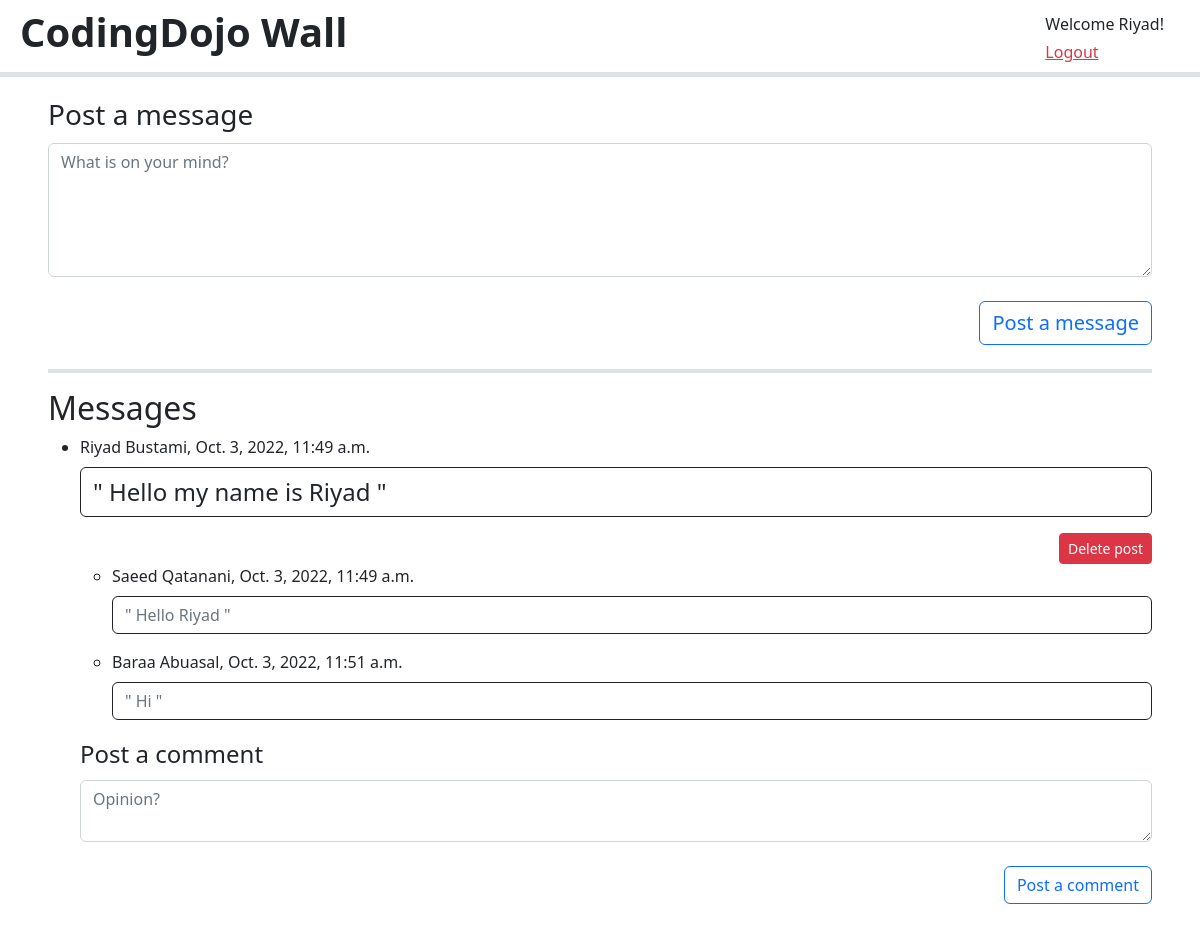
The app's page /wall/ (signed in), older data.
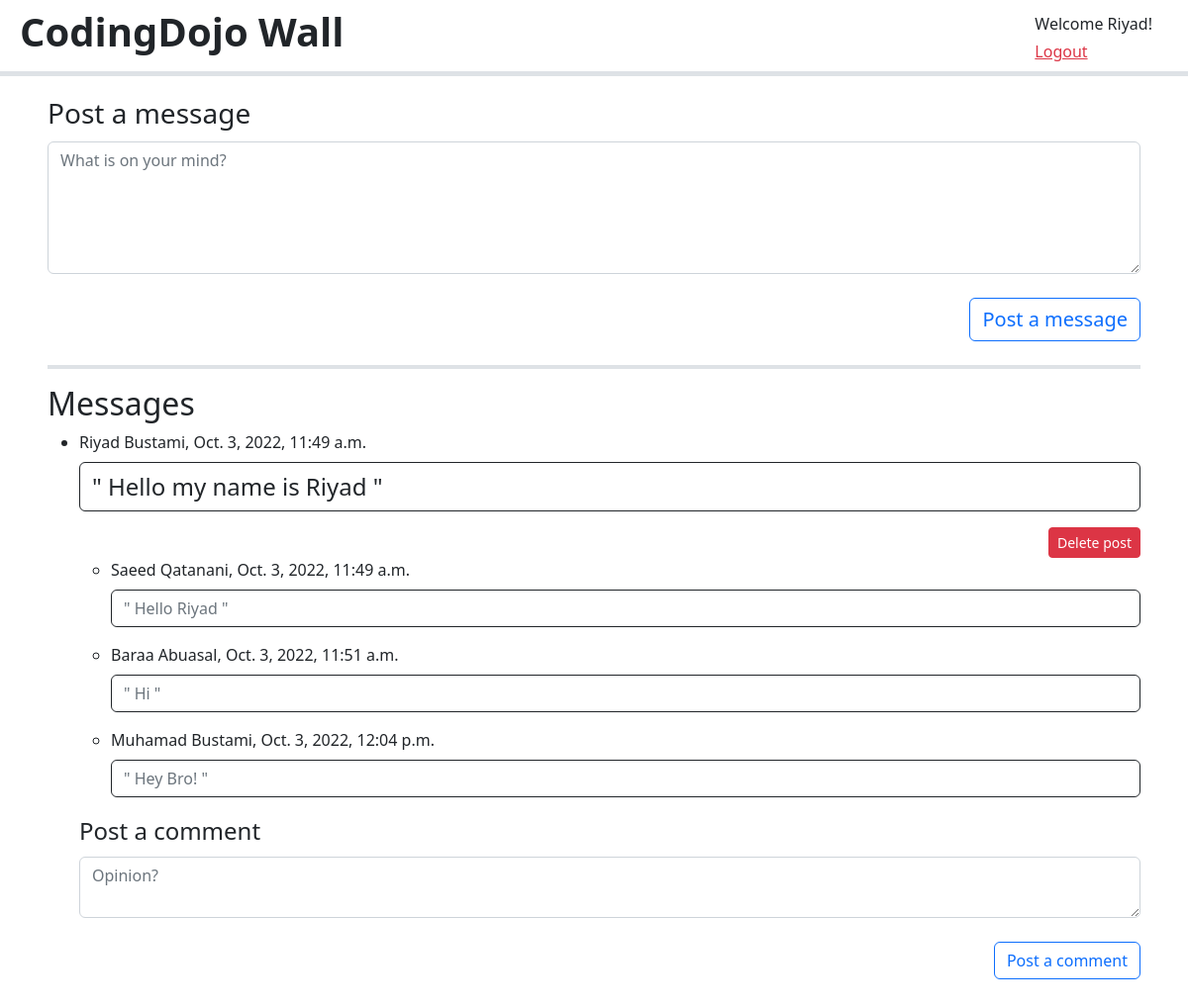
The same page, newer data.
### the_wall_app/models.py (models this page shows)
class Message(models.Model):
    user=models.ForeignKey(User,related_name='messages', on_delete=models.CASCADE)
    message=models.TextField()
    created_at=models.DateTimeField(auto_now_add=True)
    updated_at=models.DateTimeField(auto_now=True)

class Comment(models.Model):
    message=models.ForeignKey(Message,related_name='comments',on_delete=models.CASCADE)
    user=models.ForeignKey(User,related_name='comments',on_delete=models.CASCADE)
    comment=models.TextField()
    created_at=models.DateTimeField(auto_now_add=True)
    updated_at=models.DateTimeField(auto_now=True)

### login_registration_app/models.py (models this page shows)
class User(models.Model):
    first_name=models.CharField(max_length=255)
    last_name=models.CharField(max_length=255)
    email=models.EmailField(max_length=255)
    password=models.CharField(max_length=255)
    objects=UserManager()
    created_at=models.DateTimeField(auto_now_add=True)
    updated_at=models.DateTimeField(auto_now=True)

### the_wall_app/views.py (the view)
# urls.py: path('',views.index),
def index(request):
    if 'id' in request.session:
        context={
            'logged_user':User.objects.get(id=request.session['id']),
            'messages':Message.objects.all().order_by('-created_at'),
        }
        print(context['messages'])
        return render(request,"wall.html",context)
    else:
        return redirect('/')

### the_wall_app/templates/wall.html (shortened to what this page needs)
<!DOCTYPE html>
<html lang="en">
<head>
    <link href="https://cdn.jsdelivr.net/npm/bootstrap@5.2.1/dist/css/bootstrap.min.css" rel="stylesheet"
>
</head>
<body>
    <header class="border-bottom border-5 justify-content-between">
        <div class=" row text-first m-2 justify-content-between">
            <h1 class="col-10 fw-bolder fs-1">
                CodingDojo Wall
            </h1>
            <div class="col-1 text-center mx-5">
                <p class="row my-1 text-nowrap">Welcome {{logged_user.first_name}}!</p>
                <a href="/logout/" class="row link-danger text-end  fs-6">Logout</a>
            </div>
        </div>
    </header>
    <main class="justify-content-center mx-5">
        <section class="my-3 border-bottom border-4 text-start">
            <form action="add_message/" method="POST">
                <div class="text-start">
                    <label for="message" class="form-label text-start fs-3">Post a message</label>
                </div>
                <textarea name="message" id="message" cols="30" rows="5" placeholder="What is on your mind?"
                    class="form-control"></textarea>
                <div class="text-end">
                    <input type="submit" value="Post a message" class="btn btn-outline-primary text-end my-4 fs-5">
                </div>
            </form>
        </section>
        {% if messages %}
        <section>
            <h2>Messages</h2>
            <ul>
                {% for message in messages %}
                <li>
                    <p class="fs-6 form-label">{{message.user.first_name}} {{message.user.last_name}},
                        {{message.created_at}}</p>
                    <p class="fs-4 text-dark form-control border-dark">" {{message.message}} "</p>
                    {% if request.session.id == message.user.id %}
                    <form action="delete_message/" method="POST">
                        <div class="text-end">
                            <input type="submit" value="Delete post" class="btn btn-danger btn-sm">
                        </div>
                    </form>
                    {% endif %}
                    {% if message.comments %}
                    <ul>
                        {% for comment in message.comments.all %}
                        <li>
                            <p class="fs-6 form-label">{{comment.user.first_name}} {{comment.user.last_name}},
                                {{comment.created_at}}</p>
                            <p class="fs-6 text-secondary form-control border-dark">" {{comment.comment}} "</p>
                        </li>
                        {% endfor %}
                    </ul>
                    {% endif %}
                    <div>
                        <form action="add_comment/" method="POST">
                            <div class="text-start">
                                <label for="comment" class="form-label text-start fs-4">Post a comment</label>
                            </div>
                            <textarea name="comment" id="comment" cols="20" rows="2" placeholder="Opinion?"
                                class="form-control"></textarea>
                            <div class="text-end">
                                <input type="submit" value="Post a comment"
                                    class="btn btn-outline-primary text-end my-4 fs-6">
                            </div>
                        </form>
                    </div>
                </li>
                {% endfor %}
            </ul>
        </section>
        {% endif %}
    </main>
</body>
</html>

Row changes from the older to the newer data that the page shows:
added Comment: user.first_name "Muhamad", user.last_name "Bustami", created_at "Oct. 3, 2022, 12:04 p.m.", comment "Hey Bro!"
